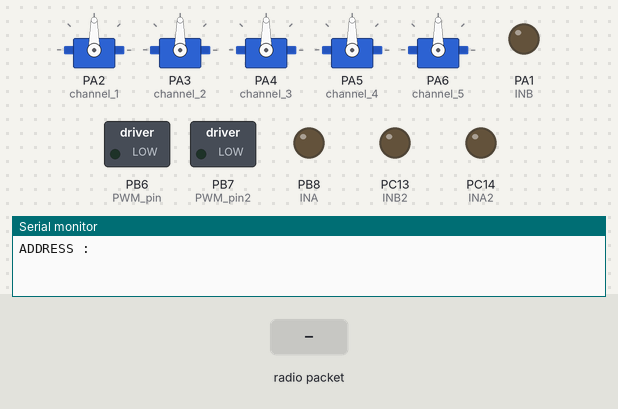
A sketch run on a simulated STM32 Blue Pill. Shown: 5 × servo, switched loads named in the sketch (green lamp = pin HIGH), output pins drawn as LEDs (lit = HIGH), the last lines printed to the serial monitor. The test bench sets the inputs (shaded band). No radio packets arrive unless stated.

Above: at 1.2 s.
1.3 s: radio packet "Channe5:" arrives
At 2.6 s:
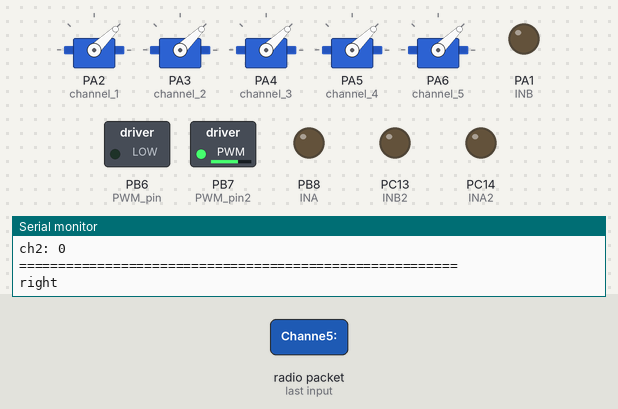
Timing chart, 0 to 4.3 s (numbered marks = the images above; inputs shaded):
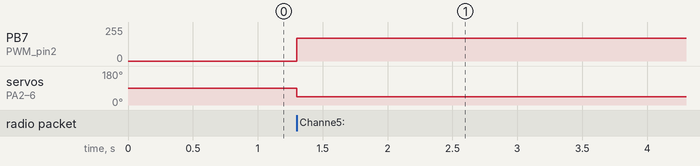

The sketch:

wheelchair_NSIC_transmiter.ino
```cpp
//wheel chair nsic nrf

#include <SPI.h>
#include <nRF24L01.h>
#include <RF24.h>
#include <Servo.h>  //To create PWM signals we need this lybrary
    int stateee = 0;

RF24 radio(PB0, PA4); // CE, CSN

// const byte address[6] = "0xF0F0F0F0E1LL";
const uint64_t address = 0xF0F0F0F0E1LL;
int INA=PB8;
int INB=PA1;
int PWM_pin = PB6;
int speed=0;
int INA2=PC14;
int INB2=PC13;
int PWM_pin2 = PB7;
int Switch_pin = PB12;
int Switch_pin_data=0;


int forward_channel,backward_channel,right_channel,left_channel;
int ch1 = -1;
  int ch2= -1;
  int ch3= -1;
  int ch4= -1;
  int ch5= -1;
  int ch6= -1;
  int ch7= -1;


  Servo channel_1;
Servo channel_2;
Servo channel_3;
Servo channel_4;
Servo channel_5;
Servo channel_6;
Servo channel_7;

void reset_the_Data()
{
  // 'safe' values to use when NO radio input is detected
  ch1 = 0;      //Throttle (channel 1) to 0
  ch2 = 127;
  ch3 = 127;
  ch4 = 127;
  ch5 = 0;
  ch6 = 0;
  ch7 = 0;
}


void setup() {
  Serial.begin(9600);
pinMode(INA,OUTPUT);
pinMode(INB,OUTPUT);
pinMode(Switch_pin,INPUT_PULLUP);
pinMode(PWM_pin,OUTPUT);


pinMode(INA2,OUTPUT);
pinMode(INB2,OUTPUT);
pinMode(PWM_pin2,OUTPUT);
   channel_1.attach(2);
  channel_2.attach(3);
  channel_3.attach(4);
  channel_4.attach(5);
  channel_5.attach(6);
//  channel_6.attach(7);
//  channel_7.attach(8);
   //We reset the received values
radio.begin();
Serial.print("ADDRESS :");
radio.openReadingPipe(0, address);   //Setting the address at which we will receive the data
radio.setPALevel(RF24_PA_MIN);       //You can set this as minimum or maximum depending on the distance between the transmitter and receiver.
radio.startListening();


ch1 = 491;
ch2 =501;
ch3 =127;
ch4 = 127;
}

unsigned long lastRecvTime = 0;

int numbers[10];  // Array to store the extracted numbers

int ch1_value = 0;
int ch2_value = 0;
int ch3_value = 0;
int ch4_value = 0;
int ch5_value = 0;
int ch6_value = 0;
int ch7_value = 0;

int direction_changed =0;
int direction_state =0;

void loop() {
// Switch_pin_data
    // vehicle_left();
//   while (!radio.available()) {
// forward_channel=0;
// backward_channel=0;;

// right_channel = 0;
// left_channel = 0;
// vehicle_stop();

// ch1 = 491;
// ch2 =501;
// ch3 =127;
// ch4 = 127;

// }

// //    delay(200);


// //  digitalWrite(INA2,HIGH);
// //  digitalWrite(INB2,LOW);
  //  vehicle_right();
//  analogWrite(PWM_pin2,forward_channel);
//   analogWrite(PWM_pin,forward_channel);

// vehicle_forward();
// Serial.println("forward");

// Serial.print("xraw: ");
  // Serial.println(String(ch1));
  if (radio.available()) {
    char text[50] = "";

    int numCount = 0; // Counter for the number of extracted numbers

    radio.read(&text, sizeof(text));


// Remove first "=" symbol
  memmove(text, text + 1, strlen(text));


  // Split the string at "=" symbols and convert each number to int
  char* token = strtok(text, "=");
  while (token != NULL && numCount < 10) {
    int num = atoi(token);
    numbers[numCount] = num;
    numCount++;
    token = strtok(NULL, "=");
  }

  ch1 = numbers[0];
  ch2 = numbers[1];
  ch3 = numbers[2];
  ch4 = numbers[3];
  ch5 = numbers[4];
  ch6 = numbers[5];
  ch7 = numbers[6];

  // Serial.print("forward Channel: ");
  // Serial.println(forward_channel);
  // Serial.println(backward_channel);
  // Serial.println(right_channel);
  // Serial.println(left_channel);
  // delay(1000);


//forward_channel=map(ch2,501,1019,0,speed);
//backward_channel=map(ch2,501,0,0,speed);

//right_channel = map(ch1,491,0,0,speed);
//left_channel = map(ch1,491,1019,0,speed);

forward_channel=120;
backward_channel=120;

right_channel = 120;
left_channel = 120;

// forward y = 2100   y= 1800

// right x = 2100   x = 1800

// if(ch1==0 && ch2==0 && ch3 == 0 && ch4==0)
// {
// speed=0;


//   if(ch2>1800)
//   {

// speed=150;

//   }

//     else if(ch2>1950)
//   {

// speed=200;

//   }


// }

// else {

// delay(1000);

// }
  ch1_value = map(ch1,0,255,1000,2000);
  ch2_value = map(ch2,0,255,1000,2000);
  ch3_value = map(ch3,0,255,1000,2000);
  ch4_value = map(ch4,0,255,1000,2000);
  ch5_value = map(ch5,0,1,1000,2000);
  ch6_value = map(ch6,0,1,1000,2000);
  ch7_value = map(ch7,0,255,1000,2000);

  Serial.print("ch1: ");
  Serial.println(String(ch1));
  Serial.print("ch2: ");
  Serial.println(String(ch2));// forward >1850  //  back <1400      ch1>>= 1600to 1700
  // Serial.print("zraw: ");
  // Serial.println(String(ch3));
  // Serial.print("Channe5: ");
  // Serial.println(String(ch4));
  // Serial.print("Channe5: ");
  // Serial.println(String(ch5));
  // Serial.print("Channe7: ");
  // Serial.println(String(ch7));
  //Creathe the PWM signals
  channel_1.writeMicroseconds(ch1_value);
  channel_2.writeMicroseconds(ch2_value);
  channel_3.writeMicroseconds(ch3_value);
  channel_4.writeMicroseconds(ch4_value);
  channel_5.writeMicroseconds(ch5_value);
//  channel_6.writeMicroseconds(ch6_value);
//  channel_7.writeMicroseconds(ch7_value);

  Serial.println("========================================================");

//   analogWrite(PWM_pin2,speed);
// analogWrite(PWM_pin,speed);
// Serial.println("right");


// m2_back();
// m1_forward();
// delay(1000);

  if(ch2>1800)
  {

//     if(ch2>1950)
// {
//  analogWrite(PWM_pin2,200);
// analogWrite(PWM_pin,200);

// }
// else{


 analogWrite(PWM_pin2,160);
analogWrite(PWM_pin,160);
Serial.println("right");
// }


m2_forward();
m1_forward();
  }

  else if(ch2<1500)
  {
// if(ch2<1400)
// {
//  analogWrite(PWM_pin2,200);
// analogWrite(PWM_pin,200);

// }
// else{


 analogWrite(PWM_pin2,160);
analogWrite(PWM_pin,160);
Serial.println("right");
// }


m2_back();
m1_back();

  }


  else if((ch2>1600 && ch2<1750) && (ch2>1600 && ch2<1750)  && ch1>1600 && ch1<1750  )
  {

 for (int i = 170; i >= 0; i--) {
    analogWrite(PWM_pin2, i);
    analogWrite(PWM_pin, i);
    delay(5); // Delay for smooth transition
  }
m1_stop();
m2_stop();
  }


  if(ch1>1800)
  {
 analogWrite(PWM_pin2,170);
analogWrite(PWM_pin,170);
// Serial.println("right");


// m2_stop();

//  for (int i = 255; i >= 0; i--) {
//     analogWrite(PWM_pin2, i);
// //     // analogWrite(PWM_pin, i);
//     delay(1); // Delay for smooth transition

//   }

//   // }

// m2_stop();

m1_forward();
m2_back();


  }


 if(ch1<1500)
  {
 analogWrite(PWM_pin2,170);
analogWrite(PWM_pin,170);
// Serial.println("right");

m2_forward();
m1_back();


  }


  }

  else {


      m1_stop();
m2_stop();
  }


  //////////This small if will reset the data if signal is lost for 1 sec.
/////////////////////////////////////////////////////////////////////////
  unsigned long now = millis();
  if ( now - lastRecvTime > 1000 ) {
    // signal lost?
    reset_the_Data();

    //Go up and change the initial values if you want depending on
    //your aplications. Put 0 for throttle in case of drones so it won't
    //fly away
  }


}


void m1_stop()


{

  digitalWrite(INA,LOW);
  digitalWrite(INB,LOW);
  analogWrite(PWM_pin,0);


}


void m2_stop()


{

  digitalWrite(INA2,LOW);
  digitalWrite(INB2,LOW);
  analogWrite(PWM_pin,0);


}

void vehicle_forward()
{

m2_forward();
m1_forward();


}

void vehicle_backward()

{

m2_back();

m1_back();


}

void vehicle_right()
{
m2_forward();
m1_back();

// m2_stop();
// m1_stop();

}

void vehicle_left()
{


m1_forward();
m2_stop();

// Serial.println("left");


}

void m2_back()
{

  digitalWrite(INA2,LOW);
  digitalWrite(INB2,HIGH);


}


void m2_forward()
{

  digitalWrite(INA2,HIGH);
  digitalWrite(INB2,LOW);


}


void m1_forward()


{

  digitalWrite(INA,HIGH);
  digitalWrite(INB,LOW);
  // analogWrite(PWM_pin2,255);


}


void m1_back()


{

  digitalWrite(INA,LOW);
  digitalWrite(INB,HIGH);


}

void vehicle_stop()
{
m1_stop();
m2_stop();


}
```

Measured:
- after the input at 1.3 s, PB7 (PWM_pin2): 0/255 → 170/255 at once; servo on PA2 (channel_1), servo on PA3 (channel_2), servo on PA4 (channel_3), servo on PA5 (channel_4), servo on PA6 (channel_5): 90° → 44° at once
